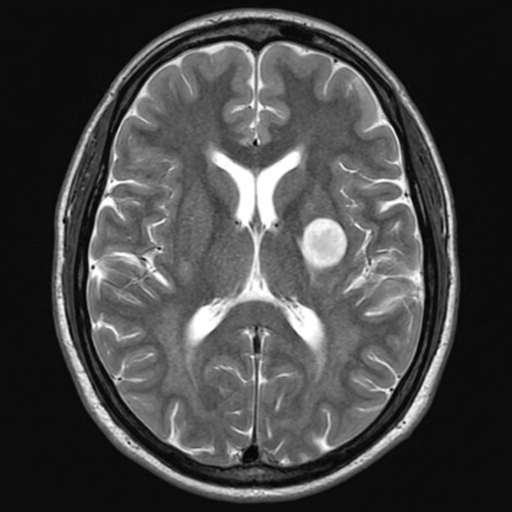
#> input picture Experiment_14/Python/images/Brain_MRI.png, 512 x 512 px, found by its file name
$ python task_14_2_entropy_redundancy.py
#> lines starting #> are read from the running program, lines starting #| are printed output that depends on the picture
"""
Task 14.2: Shannon First-Order Entropy & Redundancy Comparison Across Modalities
Experiment 14: Medical Image Compression and Quality Evaluation
Author: Muhammad Ikrama (Reg ID: 60140)
"""

import os
import cv2
import numpy as np
import pandas as pd
import matplotlib.pyplot as plt

BASE_DIR = os.path.dirname(os.path.abspath(__file__))
EXP_DIR = os.path.abspath(os.path.join(BASE_DIR, ".."))
TAB_DIR = os.path.join(EXP_DIR, "Tables")
FIG_DIR = os.path.join(EXP_DIR, "Figures")
IMG_DIR = os.path.join(EXP_DIR, "Inputs", "images")

os.makedirs(TAB_DIR, exist_ok=True)
os.makedirs(FIG_DIR, exist_ok=True)

def run_task_14_2():
    print("=" * 80)
    print("TASK 14.2: SHANNON ENTROPY & REDUNDANCY COMPARISON ACROSS MODALITIES")
    print("=" * 80)

    datasets = [
        ("Brain MRI", os.path.join(IMG_DIR, "Brain_MRI.png")),
        ("Head CT", os.path.join(IMG_DIR, "Head_CT.png")),
        ("Chest X-Ray", os.path.join(IMG_DIR, "Chest_Xray.png"))
    ]

    records = []
    hist_data = {}

    print(f"{'Medical Modality':<16} | {'Dimensions':<12} | {'Raw Bytes':<10} | {'Entropy H':<12} | {'Max 1st-Order CR':<17} | {'PNG Bytes':<10} | {'PNG CR'}")
    print("-" * 92)

    for name, path in datasets:
        im = cv2.imread(path, cv2.IMREAD_GRAYSCALE)
#> im is the input picture: shape (512, 512); min 0, max 255, mean 69.9
        if im is None:
            raise FileNotFoundError(f"Missing image {path}")

        raw_b = im.size
#> raw_b = 262144
        hist = np.bincount(im.ravel(), minlength=256).astype(float)
#> hist = 256 values, max 59423 at index 12, min 1 at index 1, mean 1024
        hist_data[name] = (im, hist)

        p = hist[hist > 0] / hist.sum()
#> p = 256 values, max 0.227 at index 12, min 3.81e-06 at index 1, mean 0.00391
        H = -np.sum(p * np.log2(p))
#> H = 6.06
        cr_shannon = 8.0 / H
#> cr_shannon = 1.32

        _, buf_png = cv2.imencode('.png', im, [cv2.IMWRITE_PNG_COMPRESSION, 9])
        png_b = len(buf_png)
#> png_b = 123540
        cr_png = raw_b / float(png_b)
#> cr_png = 2.12
        ss_png = (1.0 - (1.0 / cr_png)) * 100.0
#> ss_png = 52.87

        records.append({
            "Modality": name,
            "Dimensions": f"{im.shape[0]}x{im.shape[1]}",
            "Raw_Bytes": raw_b,
            "Shannon_Entropy_bpp": round(H, 3),
            "Max_First_Order_CR": round(cr_shannon, 2),
            "PNG_Lossless_Bytes": png_b,
            "PNG_Compression_Ratio": round(cr_png, 2),
            "PNG_Space_Saving_Pct": round(ss_png, 1)
        })
        print(f"{name:<16} | {f'{im.shape[0]}x{im.shape[1]}':<12} | {raw_b:<10d} | {H:<12.3f} | {cr_shannon:<17.2f}x | {png_b:<10d} | {cr_png:.2f}x")
#| Brain MRI        | 512x512      | 262144     | 6.059        | 1.32             x | 123540     | 2.12x

    df = pd.DataFrame(records)
#> df = table of 3 rows and 8 columns
    df.to_csv(os.path.join(TAB_DIR, "exp14_task_14_2_entropy_comparison.csv"), index=False)

    # Plotting Figure (Images and Histograms)
    fig, axes = plt.subplots(2, 3, figsize=(16, 8))

    colors = ["#1f77b4", "#2ca02c", "#ff7f0e"]
    for idx, (name, path) in enumerate(datasets):
        im, hist = hist_data[name]
        H_val = df.loc[idx, "Shannon_Entropy_bpp"]
        cr_sh = df.loc[idx, "Max_First_Order_CR"]
        cr_p = df.loc[idx, "PNG_Compression_Ratio"]

        # Image row
        axes[0, idx].imshow(im, cmap="gray")
        axes[0, idx].set_title(f"{name}\nRaw: {im.size:,} Bytes", fontsize=11, fontweight="bold")
        axes[0, idx].axis("off")

        # Histogram row
        axes[1, idx].plot(hist, color=colors[idx], linewidth=1.5)
        axes[1, idx].set_title(f"Histogram: H = {H_val:.3f} bpp\n1st-Order CR: {cr_sh:.2f}x | PNG CR: {cr_p:.2f}x", fontsize=10, fontweight="bold")
        axes[1, idx].set_xlabel("Gray Level (0-255)", fontsize=9)
        axes[1, idx].set_ylabel("Pixel Frequency", fontsize=9)
        axes[1, idx].grid(True, linestyle="--", alpha=0.5)
#> this loop made 3 passes
#> (H_val, cr_sh, cr_p) on passes 1 to 3: (6.06, 1.32, 2.12), (7.74, 1.03, 1.82), (6.07, 1.32, 2.46)

    plt.tight_layout()
    plt.savefig(os.path.join(FIG_DIR, "exp14_task_14_2_entropy_histograms.png"), dpi=300)
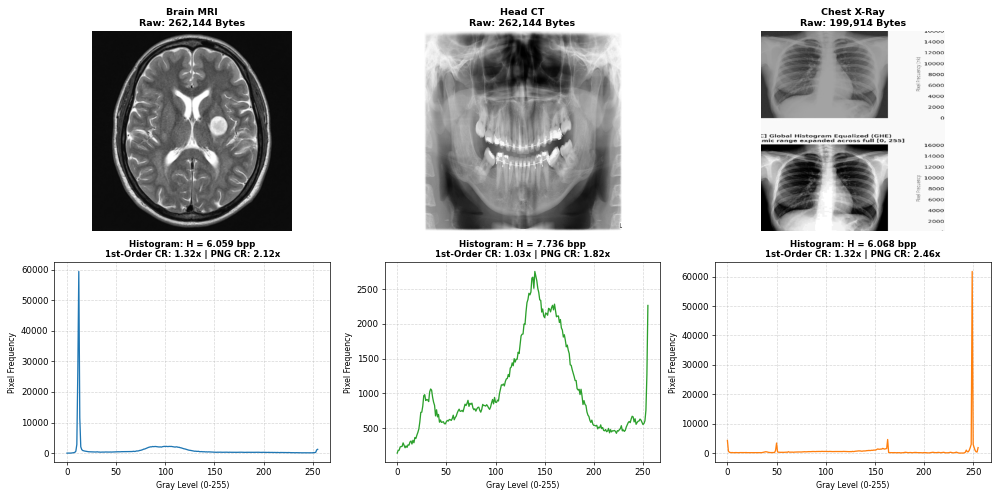
#> figure drawn by matplotlib, 6 panels; panel 4: curve peaks at x = 12, y = 59423; panel 5: curve peaks at x = 140, y = 2754; panel 6: curve peaks at x = 249, y = 61744
    plt.close()
    print(">>> Task 14.2 Complete. Histograms and CSV exported.")
    return df

if __name__ == "__main__":
    run_task_14_2()
